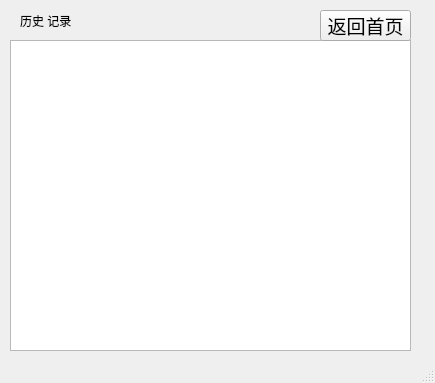
<?xml version="1.0" encoding="UTF-8"?>
<ui version="4.0">
 <class>MainWindow</class>
 <widget class="QMainWindow" name="MainWindow">
  <property name="geometry">
   <rect>
    <x>0</x>
    <y>0</y>
    <width>435</width>
    <height>383</height>
   </rect>
  </property>
  <property name="windowTitle">
   <string>MainWindow</string>
  </property>
  <widget class="QWidget" name="centralwidget">
   <widget class="QLabel" name="label_2">
    <property name="geometry">
     <rect>
      <x>0</x>
      <y>0</y>
      <width>431</width>
      <height>391</height>
     </rect>
    </property>
    <property name="text">
     <string/>
    </property>
    <property name="textFormat">
     <enum>Qt::AutoText</enum>
    </property>
    <property name="pixmap">
     <pixmap>../../../Pictures/bg.jpg</pixmap>
    </property>
    <property name="scaledContents">
     <bool>false</bool>
    </property>
    <property name="wordWrap">
     <bool>false</bool>
    </property>
   </widget>
   <widget class="QLabel" name="label_3">
    <property name="geometry">
     <rect>
      <x>20</x>
      <y>0</y>
      <width>121</width>
      <height>41</height>
     </rect>
    </property>
    <property name="styleSheet">
     <string notr="true">color: rgb(0, 0, 0);
font: 18pt &quot;楷体&quot;;</string>
    </property>
    <property name="text">
     <string>历史 记录</string>
    </property>
    <property name="margin">
     <number>1</number>
    </property>
   </widget>
   <widget class="QTextBrowser" name="textBrowser">
    <property name="geometry">
     <rect>
      <x>10</x>
      <y>40</y>
      <width>401</width>
      <height>311</height>
     </rect>
    </property>
    <property name="font">
     <font>
      <family>Times New Roman</family>
      <pointsize>11</pointsize>
      <italic>true</italic>
     </font>
    </property>
   </widget>
   <widget class="QPushButton" name="pushButton">
    <property name="geometry">
     <rect>
      <x>320</x>
      <y>10</y>
      <width>91</width>
      <height>31</height>
     </rect>
    </property>
    <property name="font">
     <font>
      <family>楷体</family>
      <pointsize>14</pointsize>
     </font>
    </property>
    <property name="text">
     <string>返回首页</string>
    </property>
   </widget>
   <zorder>label_2</zorder>
   <zorder>textBrowser</zorder>
   <zorder>label_3</zorder>
   <zorder>pushButton</zorder>
  </widget>
  <widget class="QStatusBar" name="statusbar"/>
 </widget>
 <resources/>
 <connections/>
</ui>
